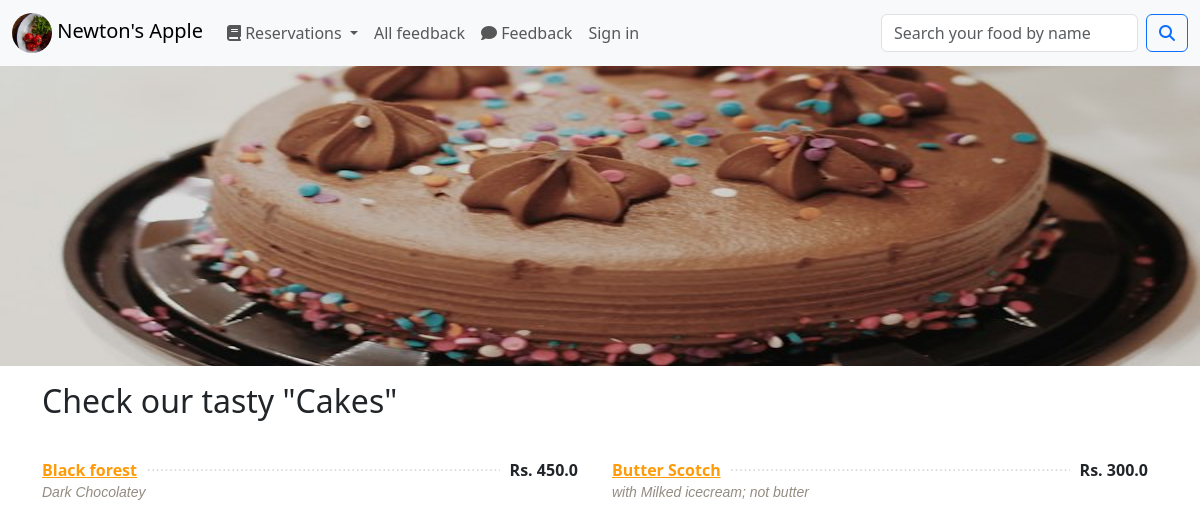
Page /restroapp/menubycat/4/ on the committed database.
### userauth/models.py (models this page shows, shortened)
class CuisineCategory(models.Model):
    csn_cat_name = models.CharField('Cuisine category name', max_length = 50)
    csn_cat_desc = models.TextField('Cuisine description', null = True)
    csn_cat_image= models.ImageField(null = True, blank = True, upload_to = utilities.get_file_path)
    class Meta:
        verbose_name_plural = 'CuisineCategories'  # otherwise it will appear as Cuisine Categorys
        ordering = ['csn_cat_name']

class MenuItem(models.Model):
    menu_id = models.AutoField(primary_key=True)
    name = models.CharField(max_length=50)
    desc = models.TextField()
    price = models.FloatField()
    menu_cat = models.ForeignKey(CuisineCategory, on_delete = models.CASCADE, default = 1)

### home/views.py (the view)
def menu_by_cat(request, ccid):
    try:
        csn_catg = CuisineCategory.objects.get(id = ccid)
        menu_list = csn_catg.menuitem_set.all()  # works bcz of FKey relation
        return render(request, 'menubycat.html', {'menulist': menu_list, 'cuisine' : csn_catg}) # , 'sel_category' : catname
    except:
        messages.warning(request, 'That category does not exist.')
        return redirect('home')

### home/templates/menubycat.html (shortened to what this page needs)
{% extends 'base.html' %}
{% block body %}
<div class="container-fluid px-0 mb-3">
    {% if cuisine.csn_cat_image %}
        <img src="{{ cuisine.csn_cat_image.url }}" height="300" class="d-block w-100" alt="...">
    {% else %}
        <img src="/static/images/menu.jpg" height="300" class="d-block w-100" alt="...">
    {% endif %}
</div>
<section id="menu" class="menu">
    <div class="container">
        <div class="section-title">
            <h2>Check our tasty <span>"{{ cuisine.csn_cat_name }}"</span></h2>
        </div>
        <div class="row menu-container">
            {% for menu in menulist %}
            <div class="col-lg-6 menu-item filter-starters">
                <div class="menu-content">
                    <a href="#">{{ menu.name }}</a><span>Rs. {{ menu.price }} </span>
                </div>
                <div class="menu-ingredients">
                    {{ menu.desc }}
                </div>
            </div>
            {% endfor %}
        </div>
    </div>
</section>
{% endblock body %}

### home/templates/menubycat.html (style rules this page uses)
.menu .menu-content { margin-top: 30px; overflow: hidden; display: flex; justify-content: space-between; position: relative; }
.menu .menu-content::after { content: "......................................................................" "...................................................................." "...................................................................."; position: absolute; left: 20px; right: 0; top: -4px; z-index: 1; color: #dad8d4; font-family: Arial, "Helvetica Neue", Helvetica, sans-serif; }
.menu .menu-content a { padding-right: 10px; background: #fff; position: relative; z-index: 3; font-weight: 700; color: #ff9b08; }
.menu .menu-content span { background: #fff; position: relative; z-index: 3; padding: 0 10px; font-weight: 600; }
.menu .menu-ingredients { font-style: italic; font-size: 14px; font-family: "Comic Neue", sans-serif; color: #948c81; }

### rows in the picture
CuisineCategory: csn_cat_image (picture), csn_cat_name "Cakes"
MenuItem: name "Black forest", price "450.0", desc "Dark Chocolatey"
MenuItem: name "Butter Scotch", price "300.0", desc "with Milked icecream; not butter"
